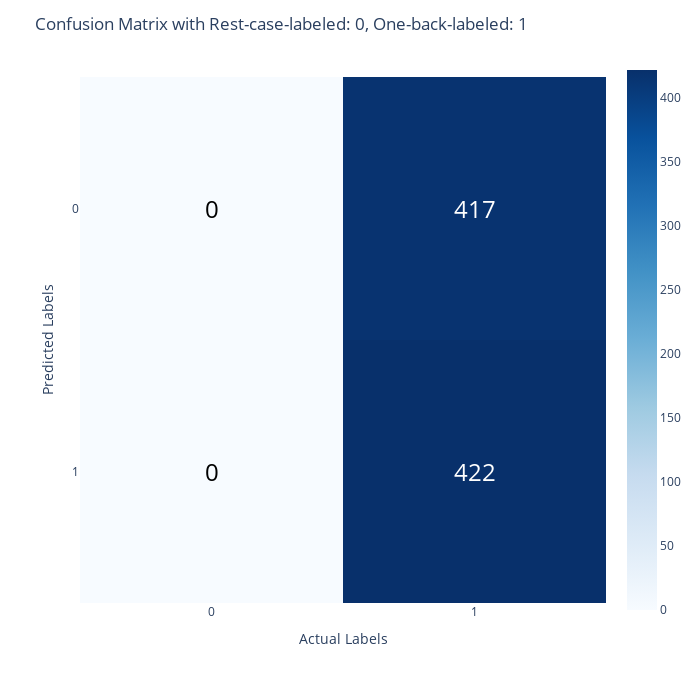
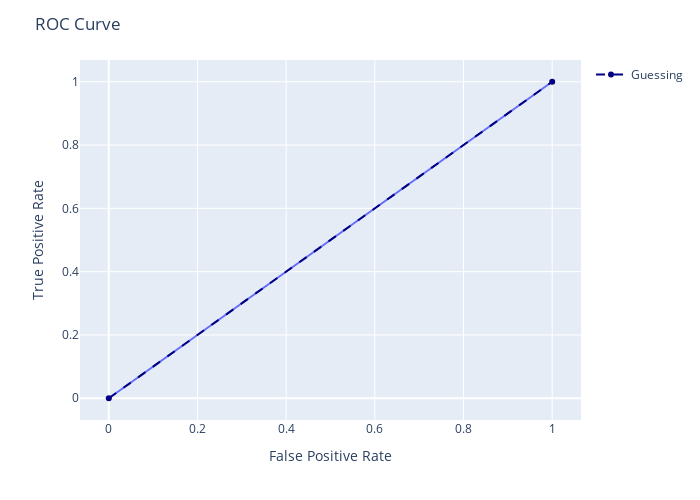

Here is the notebook cell these charts were saved with, in order:
### Code cell
metrics(lr, labels)

### Figure 1 — Plotly figure (JSON) as saved in the notebook; plotly's stock layout.template omitted (floating-point values rounded to 4 significant figures)
{"data": [{"coloraxis": "coloraxis", "hovertemplate": "x: %{x}<br>y: %{y}<br>color: %{z}<extra></extra>", "name": "0", "type": "heatmap", "xaxis": "x", "yaxis": "y", "z": [[0, 417], [0, 422]]}], "layout": {"annotations": [{"font": {"color": "black", "size": 24}, "showarrow": false, "text": "0", "x": 0, "y": 0}, {"font": {"color": "white", "size": 24}, "showarrow": false, "text": "417", "x": 1, "y": 0}, {"font": {"color": "black", "size": 24}, "showarrow": false, "text": "0", "x": 0, "y": 1}, {"font": {"color": "white", "size": 24}, "showarrow": false, "text": "422", "x": 1, "y": 1}], "coloraxis": {"colorscale": [[0, "rgb(247,251,255)"], [0.125, "rgb(222,235,247)"], [0.25, "rgb(198,219,239)"], [0.375, "rgb(158,202,225)"], [0.5, "rgb(107,174,214)"], [0.625, "rgb(66,146,198)"], [0.75, "rgb(33,113,181)"], [0.875, "rgb(8,81,156)"], [1, "rgb(8,48,107)"]]}, "font": {"size": 12}, "height": 700, "margin": {"t": 60}, "title": {"text": "Confusion Matrix with Rest-case-labeled: 0, One-back-labeled: 1"}, "width": 700, "xaxis": {"anchor": "y", "constrain": "domain", "domain": [0, 1], "dtick": 1, "scaleanchor": "y", "tick0": 0, "title": {"text": "Actual Labels"}}, "yaxis": {"anchor": "x", "autorange": "reversed", "constrain": "domain", "domain": [0, 1], "dtick": 1, "tick0": 0, "title": {"text": "Predicted Labels"}}}}

### Figure 2 — Plotly figure (JSON) as saved in the notebook; plotly's stock layout.template omitted (floating-point values rounded to 4 significant figures)
{"data": [{"hovertemplate": "x=%{x}<br>y=%{y}<extra></extra>", "legendgroup": "", "line": {"color": "#636efa", "dash": "solid"}, "marker": {"symbol": "circle"}, "mode": "lines", "name": "", "orientation": "v", "showlegend": false, "type": "scatter", "x": [0, 1], "xaxis": "x", "y": [0, 1], "yaxis": "y"}, {"line": {"color": "navy", "dash": "dash"}, "name": "Guessing", "type": "scatter", "x": [0, 1], "y": [0, 1]}], "layout": {"height": 500, "legend": {"tracegroupgap": 0}, "margin": {"t": 60}, "title": {"text": "ROC Curve"}, "width": 700, "xaxis": {"anchor": "y", "domain": [0, 1], "title": {"text": "False Positive Rate"}}, "yaxis": {"anchor": "x", "domain": [0, 1], "title": {"text": "True Positive Rate"}}}}
